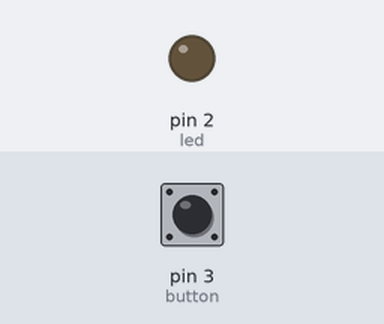
A sketch run on a simulated Arduino Uno, built with avr-gcc and run on an emulated ATmega328P. On the bench: output pins drawn as LEDs (lit = HIGH). The test bench sets the inputs (shaded band); at power-on: pin 3 (button) LOW.

Above: at 1.2 s.
1.3 s: pin 3 (button) pulled HIGH for 0.15 s
At 1.37 s:
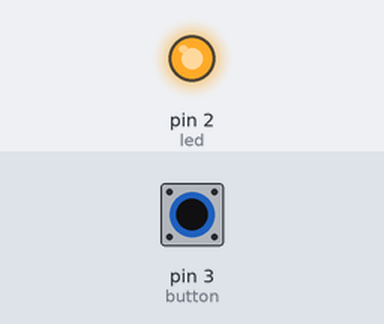
2.9 s: pin 3 (button) pulled HIGH for 3.2 s
At 6.8 s:
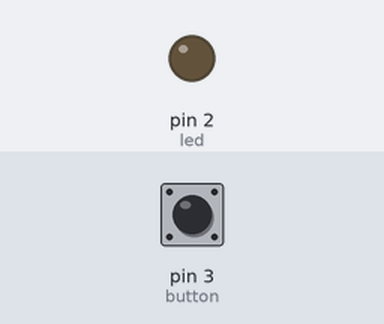
Timing chart, 0 to 8.3 s (numbered marks = the images above; inputs shaded):
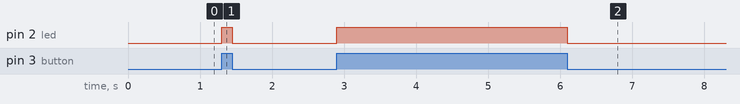

Measured:
- after the input at 1.3 s, pin 2 (led): LOW → HIGH at once, → LOW 0.15 s later
- after the input at 2.9 s, pin 2 (led): LOW → HIGH at once, → LOW 3.2 s later

The sketch:

button_led.ino
```cpp
int button_value=0;
int button=3;
int led=2;

void setup()
{
	pinMode(button,INPUT);
	pinMode(led,OUTPUT);
}

void loop()
{
	button_value = digitalRead(button);
	if(button_value){
		digitalWrite(led,HIGH);
	}else{
		digitalWrite(led,LOW);
	}
}
```
